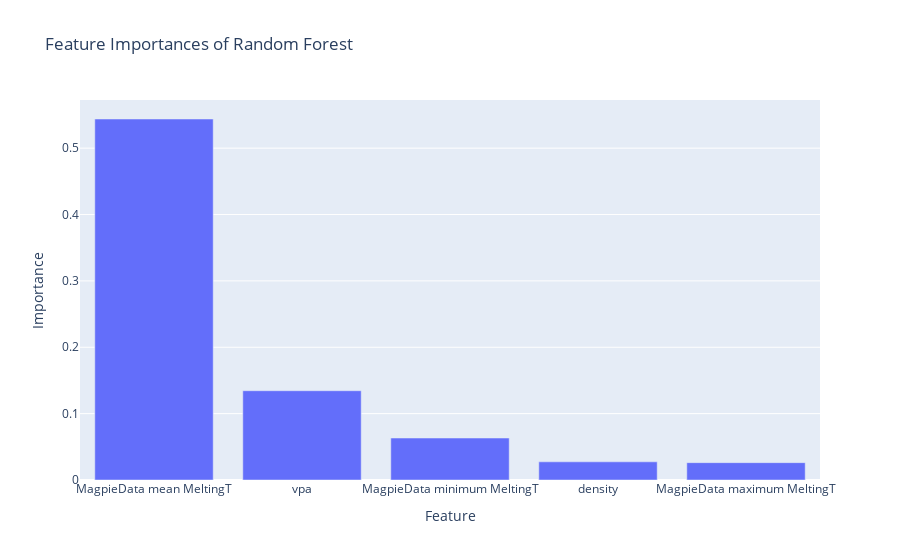

Notebook code cell kept with this figure:
### Code cell
importances = rf.feature_importances_
included = X.columns.values
indices = np.argsort(importances)[::-1]

fig_bar = px.bar(
    x=included[indices][0:5], 
    y=importances[indices][0:5], 
    title="Feature Importances of Random Forest",
    labels={"x": "Feature", "y": "Importance"}
)
fig_bar.show()

#the results kind of intuitively make sense as we are predicting the bulk modulus

### Figure 1 — Plotly figure (JSON) as saved in the notebook; plotly's stock layout.template omitted (floating-point values rounded to 4 significant figures)
{"data": [{"hovertemplate": "Feature=%{x}<br>Importance=%{y}<extra></extra>", "legendgroup": "", "marker": {"color": "#636efa", "pattern": {"shape": ""}}, "name": "", "orientation": "v", "showlegend": false, "textposition": "auto", "type": "bar", "x": ["MagpieData mean MeltingT", "vpa", "MagpieData minimum MeltingT", "density", "MagpieData maximum MeltingT"], "xaxis": "x", "y": [0.5439, 0.1345, 0.06324, 0.02739, 0.02615], "yaxis": "y"}], "layout": {"autosize": true, "barmode": "relative", "legend": {"tracegroupgap": 0}, "title": {"text": "Feature Importances of Random Forest"}, "xaxis": {"anchor": "y", "autorange": true, "domain": [0, 1], "range": [-0.5, 4.5], "title": {"text": "Feature"}, "type": "category"}, "yaxis": {"anchor": "x", "autorange": true, "domain": [0, 1], "range": [0, 0.5726], "title": {"text": "Importance"}, "type": "linear"}}}
